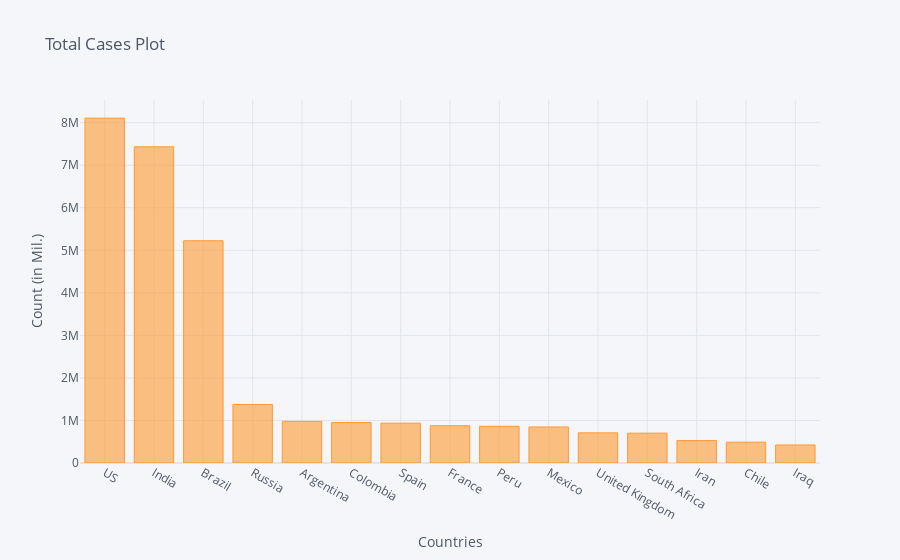

Notebook code for this chart:
### Code cell
corona_dframe_agg_plot.iplot(kind='bar', x='Country/Region', y='10/17/20',
                             title='Total Cases Plot',xTitle='Countries',yTitle='Count (in Mil.)')

### Figure 1 — Plotly figure (JSON) as saved in the notebook; plotly's stock layout.template omitted (floating-point values rounded to 4 significant figures)
{"data": [{"marker": {"color": "rgba(255, 153, 51, 0.6)", "line": {"color": "rgba(255, 153, 51, 1.0)", "width": 1}}, "name": "10/17/20", "orientation": "v", "text": "", "type": "bar", "x": ["US", "India", "Brazil", "Russia", "Argentina", "Colombia", "Spain", "France", "Peru", "Mexico", "United Kingdom", "South Africa", "Iran", "Chile", "Iraq"], "y": [8106384, 7432680, 5224362, 1376020, 979119, 952371, 936560, 876342, 862417, 847108, 708298, 702131, 526490, 490003, 423524]}], "layout": {"legend": {"bgcolor": "#F5F6F9", "font": {"color": "#4D5663"}}, "paper_bgcolor": "#F5F6F9", "plot_bgcolor": "#F5F6F9", "title": {"font": {"color": "#4D5663"}, "text": "Total Cases Plot"}, "xaxis": {"gridcolor": "#E1E5ED", "showgrid": true, "tickfont": {"color": "#4D5663"}, "title": {"font": {"color": "#4D5663"}, "text": "Countries"}, "zerolinecolor": "#E1E5ED"}, "yaxis": {"gridcolor": "#E1E5ED", "showgrid": true, "tickfont": {"color": "#4D5663"}, "title": {"font": {"color": "#4D5663"}, "text": "Count (in Mil.)"}, "zerolinecolor": "#E1E5ED"}}}
